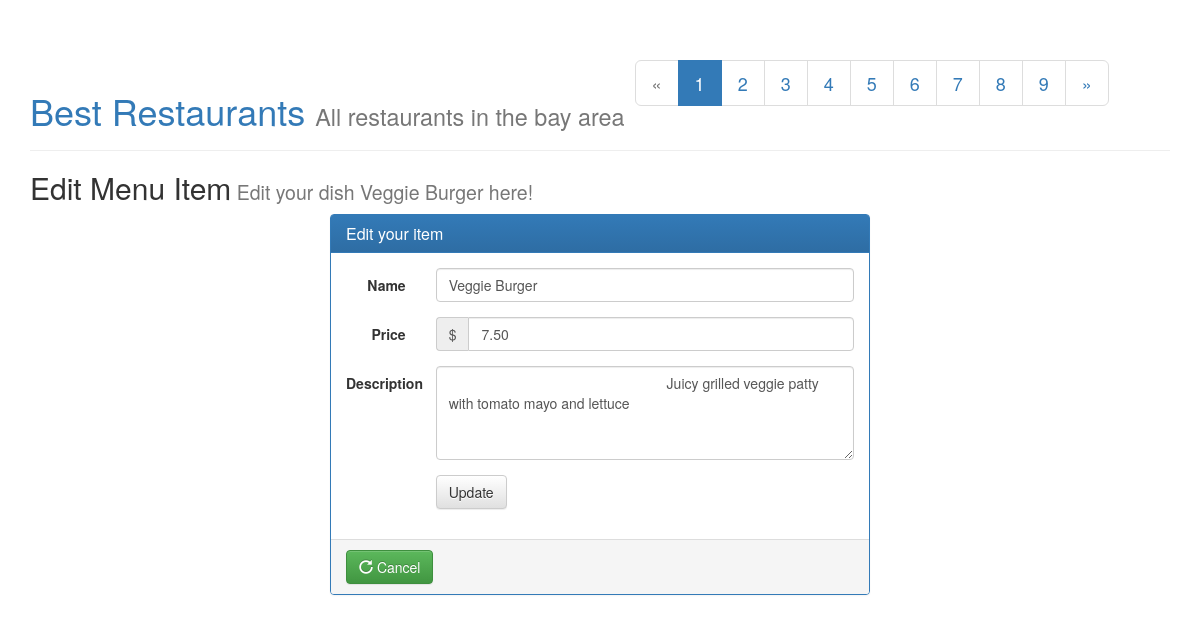
Screenshot of /restaurants/1/1/edit/ with the database file from the repository.
### database_setup.py (models this page shows, shortened)
class MenuItem(Base):
    __tablename__ = 'menu_item'
    name =Column(String(80), nullable = False)
    id = Column(Integer, primary_key = True)
    description = Column(String(250))
    price = Column(String(8))
    course = Column(String(250))
    restaurant_id = Column(Integer,ForeignKey('restaurant.id'))
    restaurant = relationship(Restaurant)

### server.py (the view)
@app.route('/restaurants/<int:restaurant_id>/<int:menu_id>/edit/', methods=['GET', 'POST'])
def edit_menu_item(restaurant_id, menu_id):
  edit_item = session.query(MenuItem).filter_by(id=menu_id).one()
  restaurant = session.query(Restaurant).filter_by(id=restaurant_id).one()
  count = session.query(Restaurant).count() # get no. of restaurants, for pagination
  if request.method == 'POST':
    if request.form['name']:
      name = edit_item.name # store the previous name
      edit_item.name = request.form['name']
      edit_item.price = '$' + request.form['price']
      edit_item.description = request.form['description']
      session.add(edit_item)
      session.commit()
      flash("Item %s edited" % name)
    return redirect(url_for('restaurant_menu', restaurant_id=restaurant_id))
  else:
    return render_template('edit_menu.html', restaurant=restaurant, menu_id=menu_id, item=edit_item, count=count)

### templates/edit_menu.html (shortened to what this page needs)
<html>
<head>
	<link rel="stylesheet" href="https://maxcdn.bootstrapcdn.com/bootstrap/3.3.4/css/bootstrap.min.css">
	<link rel="stylesheet" href="https://maxcdn.bootstrapcdn.com/bootstrap/3.3.4/css/bootstrap-theme.min.css">
</head>
<body>
	<div class="container">
		<div class="page-header">
			<h1>
				<a href="{{url_for('show_restaurants')}}">Best Restaurants</a>
				<small>All restaurants in the bay area</small>
				<ul class="pagination pagination-lg">
				  	{% if restaurant.id > 1 %}
				  		<li>
					      <a href="{{url_for('restaurant_menu', restaurant_id=restaurant.id-1)}}" aria-label="Previous">
					        <span aria-hidden="true">&laquo;</span>
					      </a>
					    </li>
					 {% else %}
					 	<li class="disabled">
					 		<a href="#">
					 			<span aria-hidden="true">&laquo;</span>
					 		</a>
					 	</li>
				  	{% endif %}
				    {% for i in range(1, count+1) %}
						{% if i == restaurant.id%}
							<li class="active"><a href="{{url_for('restaurant_menu', restaurant_id=i)}}">{{i}}</a></li>
						{% else %}
							<li><a href="{{url_for('restaurant_menu', restaurant_id=i)}}">{{i}}</a></li>
						{% endif%}
				    {% endfor %}
				    {% if restaurant.id < count %}
				  		<li>
					      <a href="{{url_for('restaurant_menu', restaurant_id=restaurant.id+1)}}" aria-label="Previous">
					        <span aria-hidden="true">&raquo;</span>
					      </a>
					    </li>
					 {% else %}
					 	<li class="disabled">
					 		<a href="#">
					 			<span aria-hidden="true">&raquo;</span>
					 		</a>
					 	</li>
				  	{% endif %}
				  </ul>
			</h1>
		</div>
		<h2>Edit Menu Item<small>&nbsp;Edit your dish {{item.name}} here!</small></h2>
		<div class="col-md-6 col-md-offset-3 col-sm-6 col-sm-offset-3 col-xs-10 col-xs-offset-1">
			<div class="panel panel-primary">
				<div class="panel-heading">
					<h3 class="panel-title">Edit your item</h3>
				</div>
				<div class="panel-body">
					<form action="{{url_for('edit_menu_item', restaurant_id=restaurant.id, menu_id=menu_id)}}" method="POST"class="form-horizontal">
					  <div class="form-group">
					    <label for="edit_menu_item" class="col-sm-2 control-label">Name</label>
					    <div class="col-sm-10">
					      <input type="text" class="form-control" name="name" id="edit_menu_item" value="{{item.name}}">
					    </div>
					  </div>
					  <div class="form-group">
					    <label for="edit_menu_item_price" class="col-sm-2 control-label">Price</label>
					    <div class="col-sm-10">
					    	<div class="input-group">
						  		<div class="input-group-addon">$</div>
						  		<input type="text" name="price" class="form-control" id="edit_menu_item_price" value="{{item.price[1:]}}">
						  	</div>
					    </div>
					  </div>
					  <div class="form-group">
					    <label for="edit_menu_item_description" class="col-sm-2 control-label">Description</label>
					    <div class="col-sm-10">
					    	<textarea name="description" name="description" class="form-control" id="edit_menu_item_description" rows="4">
					    		{{item.description}}
					    	</textarea>
					    </div>
					  </div>
					  <div class="form-group">
				  		<div class="col-sm-offset-2 col-sm-10">
					      <input type="submit" class="btn btn-default" value="Update">
					    </div>
					  </div>
					</form>
				</div>
				<div class="panel-footer">
					<a href="{{url_for('restaurant_menu', restaurant_id=restaurant.id)}}" class="btn btn-success">
			    		<span class="glyphicon glyphicon-repeat"></span>&nbsp;Cancel
			    	</a>
				</div>
			</div>
		</div>
	</div>
</body>
</html>

### rows the page displays
MenuItem: name "Veggie Burger", price "7.50", description "Juicy grilled veggie patty with tomato mayo and lettuce"

### other values shown
{{ i }} "1"
{{ i }} "2" "3" "4" "5" "6" "7" "8" "9"
